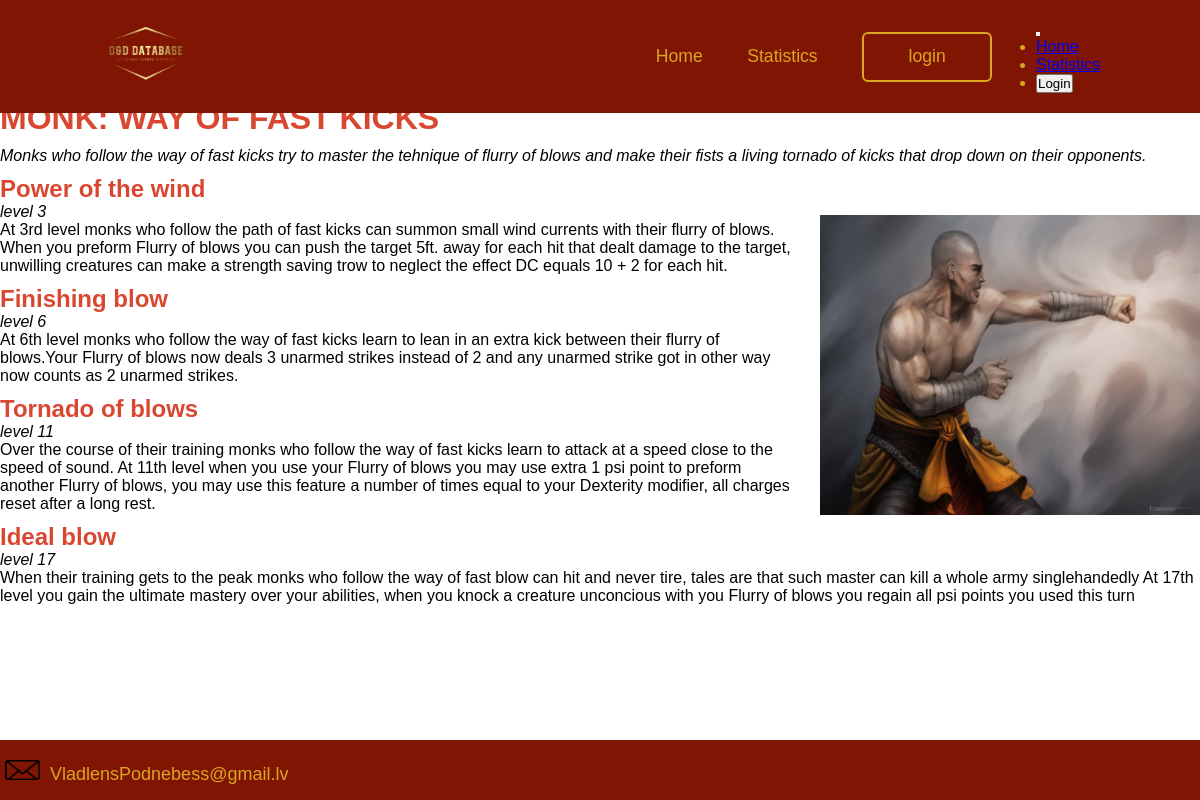
The page /pages/Subclass_template.php?page=1 on the database its author committed.
### tables this page shows
CREATE TABLE IF NOT EXISTS `subclases` (
  `ID` int(11) NOT NULL AUTO_INCREMENT,
  `author ID` bigint(20) DEFAULT NULL,
  `Main Title` varchar(50) NOT NULL DEFAULT '0',
  `Description` text NOT NULL,
  `Ability title 1` varchar(50) NOT NULL DEFAULT '',
  `Ability level 1` varchar(20) NOT NULL DEFAULT '',
  `Ability text 1` longtext NOT NULL,
  `Ability title 2` varchar(50) NOT NULL DEFAULT '',
  `Ability level 2` varchar(20) NOT NULL DEFAULT '',
  `Ability text 2` longtext NOT NULL,
  `Ability title 3` varchar(50) DEFAULT NULL,
  `Ability level 3` varchar(20) DEFAULT NULL,
  `Ability text 3` longtext DEFAULT NULL,
  `Ability title 4` varchar(50) DEFAULT NULL,
  `Ability level 4` varchar(20) DEFAULT NULL,
  `Ability text 4` longtext DEFAULT NULL,
  `Image_code` tinytext DEFAULT NULL,
  `Views` int(11) DEFAULT 0,
  PRIMARY KEY (`ID`),
  KEY `FK_subclases_users` (`author ID`),
  CONSTRAINT `FK_subclases_users` FOREIGN KEY (`author ID`) REFERENCES `users` (`ID`) ON DELETE NO ACTION ON UPDATE NO ACTION
);

### pages/Subclass_template.php (the view, shortened to what this page needs)
<?php
include("functions.php");
if (isset($_GET['page']))
{
    $page = $_GET['page'];
}
else
{
    echo('No page provided');
    die;
}
$querry = "select * from subclases where ID = $page";
$result = mysqli_query($con, $querry);
if($result && mysqli_num_rows($result) > 0)
{
    $data = mysqli_fetch_assoc($result);
}
else
{
  echo('no data found');
  die;
}
?>
<!DOCTYPE html>
<html>
<head>
    <link href="http://localhost/login/Kasp_proj_new/styles/infopage.css" rel="stylesheet" type="text/css" />
  </head>
  <body>
  <header class = "header">
    <a class = "image">
    <img src = "http://localhost/login/Kasp_proj_new/images/logo.png" class = "img-header">
    </a>
    <?php if(isset($_SESSION['user_id']) == false) : ?>
    <nav class = "navigation">
      <a href = "choicepage.html", class = "text_header" id = 'underline-nl'>Home</a>
      <a href = "statistics.php", class = "text_header" id = 'underline-nl'>Statistics</a>
      <button class = "btnLogin-popup">login</button>
    </nav>
    <?php endif; ?>
    <div class = 'menu-div'>
    <button class = 'menu'>
    </button>
    <ul class = 'menu-content'>
    <?php if(isset($_SESSION['user_id']) == false) : ?>
        <li><a href = 'choicepage.php' class = 'menu-line'>Home</a></li>
        <li><a href = 'statistics.php' class = 'menu-line'>Statistics</a></li>
        <li><button class = 'btnLogin-popup' onclick= "show()">Login</button></li>
    <?php endif; ?>
      </ul>
  </header>
    <h1 class = "Header-text"><?php echo $data['Main Title'];?></h1>
    <i><?php echo $data['Description'];?></i>
    <img src = "<?php echo $data['Image_code'];?>" class = "subimage">
    <h2 class = "Ability-text"><?php echo $data['Ability title 1'];?></h2>
    <i class = "ability-level"><?php echo $data['Ability level 1'];?></i>
    <p>
      <?php echo $data['Ability text 1'];?>
    </p>
    <h2 class = "Ability-text"><?php echo $data['Ability title 2'];?></h2>
    <i class = "ability-level"><?php echo $data['Ability level 2'];?></i>
    <p>
      <?php echo $data['Ability text 2'];?>
    </p>
    <h2 class = "Ability-text"><?php echo $data['Ability title 3'];?></h2>
    <i class = "ability-level"><?php echo $data['Ability level 3'];?></i>
    <p>
      <?php echo $data['Ability text 3'];?>
    </p>
    <h2 class = "Ability-text"><?php echo $data['Ability title 4'];?></h2>
    <i class = "ability-level"><?php echo $data['Ability level 4'];?></i>
    <p>
      <?php echo $data['Ability text 4'];?>
   </p>
    <div class = "footer_down">
      <img src = "http://localhost/login/Kasp_proj_new/images/mail.png" class = "mailimage">
      <p class = "mailtext">VladlensPodnebess@gmail.lv</p>
    </div>
  </body>
</html>

### styles/infopage.css (style rules this page uses)
* { box-sizing: border-box; margin: 0; padding: 0; font-family: "Poppins", sans-serif; }
body { background-image: url("bg.jpg"); background-size: cover; background-position: center; margin: 0; justify-content: center; align-items: center; min-height: 100vh; }
.header { position: fixed; display: flex; justify-content: space-between; top: 0; left: 0; padding: 20px 100px; background: #801504; color: goldenrod; width: 100%; align-items: center; z-index: 99; }
.text_header { display: inline-block; }
.navigation a { position: relative; font-size: 1.1em; text-decoration: none; font-weight: 500; margin-left: 40px; color: goldenrod; }
.navigation .btnLogin-popup { width: 130px; height: 50px; background: transparent; border: 2px solid goldenrod; outline: none; border-radius: 6px; cursor: pointer; font-size: 1.1em; color: goldenrod; font-weight: 500; margin-left: 40px; transition: .5s; }
.navigation a::after { content: ''; position: absolute; width: 100%; height: 3px; background: goldenrod; left: 0; bottom: -6px; border-radius: 5px; transform-origin: right; transform: scaleX(0); transition: transform .5s; }
.img-header { position: left; height: 20%; width: 20%; user-select: none; }
.footer_down { background: #801504; color: goldenrod; font-size: 18px; background-clip: content-box; height: 80px; width: 100%; position: fixed; top: 92.5%; }
.mailimage { height: 20px; width: 40px; padding-right: 5px; margin-top: 20px; margin-left: 5px; }
.mailtext { display: inline; }
.Header-text { color: #d94730; padding-top: 100px; padding-bottom: 10px; }
.Ability-text { color: #d94730; margin-block-end: 0px; padding-top: 10px; }
.ability-level { padding-top: 0px; }
.subimage { padding-top: 50px; padding-left: 20px; display: flex; float: right; width: 400px; height: 350px; left: 75%; top: 7%; }

### rows shown on the page
subclases: Main Title "MONK: WAY OF FAST KICKS", Description "Monks who follow the way of fast kicks try to master the tehnique of flurry of blows and make their fists a living tornado of kicks that drop down on their opponents.", Image_code (picture), Ability title 1 "Power of the wind", Ability level 1 "level 3", Ability text 1 "At 3rd level monks who follow the path of fast kicks can summon small wind currents with their flurry of blows. When you preform Flurry of blows you can push the target 5ft. away for each hit that dealt damage to the target, unwilling creatures can make a strength saving trow to neglect the effect DC equals 10 + 2 for each hit.", Ability title 2 "Finishing blow", Ability level 2 "level 6", Ability text 2 "At 6th level monks who follow the way of fast kicks learn to lean in an extra kick between their flurry of blows.Your Flurry of blows now deals 3 unarmed strikes instead of 2 and any unarmed strike got in other way now counts as 2 unarmed strikes.", Ability title 3 "Tornado of blows", Ability level 3 "level 11", Ability text 3 "Over the course of their training monks who follow the way of fast kicks learn to attack at a speed close to the speed of sound. At 11th level when you use your Flurry of blows you may use extra 1 psi point to preform another Flurry of blows, you may use this feature a number of times equal to your Dexterity modifier, all charges reset after a long rest.", Ability title 4 "Ideal blow", Ability level 4 "level 17", Ability text 4 "When their training gets to the peak monks who follow the way of fast blow can hit and never tire, tales are that such master can kill a whole army singlehandedly At 17th level you gain the ultimate mastery over your abilities, when you knock a creature unconcious with you Flurry of blows you regain all psi points you used this turn"
